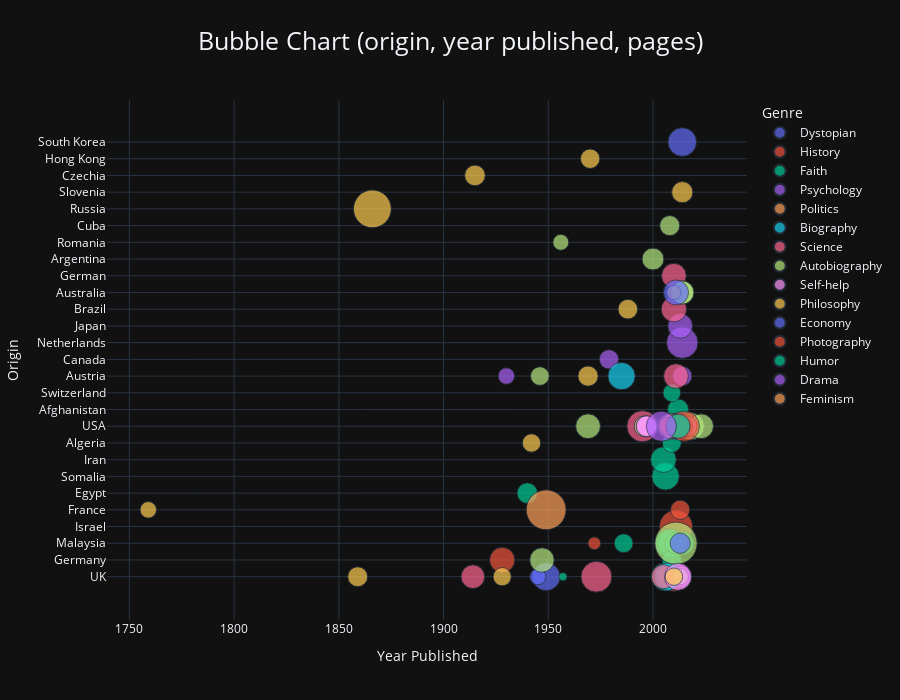

Notebook code cell kept with this figure:
### Code cell
#Bubble chart
fig = px.scatter(
    books, 
    x='Year Published', 
    y='Origin', color='Genre', size='Pages', title='Bubble Chart (origin, year published, pages)', 
    hover_data={'Title':True, 'Author':True},
    size_max=30,
    template='plotly_dark'
)

#Update layout
fig.update_layout(
    title_x=0.5,
    title_font_size=25,
    height=700
)

fig.write_html("./charts/bubble_chart.html")

fig.show()

### Figure 1 — Plotly figure (JSON) as saved in the notebook; plotly's stock layout.template omitted (floating-point values rounded to 4 significant figures)
{"data": [{"customdata": [["1984", "George Orwell"], ["Animal Farm", "George Orwell"]], "hovertemplate": "Genre=Dystopian<br>Year Published=%{x}<br>Origin=%{y}<br>Pages=%{marker.size}<br>Title=%{customdata[0]}<br>Author=%{customdata[1]}<extra></extra>", "legendgroup": "Dystopian", "marker": {"color": "#636efa", "size": [368, 122], "sizemode": "area", "sizeref": 0.9367, "symbol": "circle"}, "mode": "markers", "name": "Dystopian", "orientation": "h", "showlegend": true, "type": "scatter", "x": [1949, 1945], "xaxis": "x", "y": ["UK", "UK"], "yaxis": "y"}, {"customdata": [["100 Headlines That Changed the World", "James Maloney"], ["A Brief History of How the Industrial Revolution Changed the World", "Thomas Crump"], ["All Quiet on the Western Front", "Erich Maria Remarque"], ["Evolution the Human Story", "Alice Roberts"], ["I Used to Know That: World History", "Emma Marriott"], ["Islam dalam Sejarah dan Kebudayaan Melayu", "Syed Muhammad Naquib al-Attas"], ["Sapiens: A Brief History of Humankind", "Yuval Noah Harari"], ["The Museum of Scandals: Art that Shocked the World", "Elea Baucheron"]], "hovertemplate": "Genre=History<br>Year Published=%{x}<br>Origin=%{y}<br>Pages=%{marker.size}<br>Title=%{customdata[0]}<br>Author=%{customdata[1]}<extra></extra>", "legendgroup": "History", "marker": {"color": "#EF553B", "size": [309, 400, 300, 256, 176, 76, 512, 176], "sizemode": "area", "sizeref": 0.9367, "symbol": "circle"}, "mode": "markers", "name": "History", "orientation": "h", "showlegend": true, "type": "scatter", "x": [2012, 2010, 1928, 2012, 2010, 1972, 2011, 2013], "xaxis": "x", "y": ["UK", "UK", "Germany", "UK", "UK", "Malaysia", "Israel", "France"], "yaxis": "y"}, {"customdata": [["20 Principles", "Hassan Al Banna"], ["30-Second Religion", "Russell Re Manning"], ["Agnosticism", "Robin Le Poidevin"], ["ANTITHESIS", "Benz Ali"], ["God Is Not Great", "Christopher Hitchens"], ["Hadith: A Re-evaluation", "Kassim Ahmad"], ["Infidel", "Ayaan Hirsi Ali"], ["Mencari Jalan Pulang", "Kassim Ahmad"], ["Mengemudi Bahtera Perubahan Minda", "Mohd Asri Zainul Abidin"], ["No god but God", "Reza Aslan"], ["Questioning the Veil: Open Letters to Muslim Women", "Marnia Lazreg"], ["Religion Without God", "Ronald Dworkin"], ["Rumi's Little Book of Life", "Rumi "], ["The Atheist's Bible", "Joan Konner"], ["The God Delusion", "Richard Dawkins"], ["Theology of Tariq Ramadan", "Gregory Baum"], ["Travelog Minda Tajdid: Catatan Perjalanan Dari Tanah Barat", "Mohd Asri Zainul Abidin"], ["What I Believe", "Tariq Ramadan"], ["Why I am not a Christian", "Bertrand Russell"]], "hovertemplate": "Genre=Faith<br>Year Published=%{x}<br>Origin=%{y}<br>Pages=%{marker.size}<br>Title=%{customdata[0]}<br>Author=%{customdata[1]}<extra></extra>", "legendgroup": "Faith", "marker": {"color": "#00cc96", "size": [200, 160, 144, 253, 307, 166, 353, 243, 400, 310, 168, 192, 211, 208, 374, 178, 224, 148, 31], "sizemode": "area", "sizeref": 0.9367, "symbol": "circle"}, "mode": "markers", "name": "Faith", "orientation": "h", "showlegend": true, "type": "scatter", "x": [1940, 2011, 2010, 2014, 2007, 1986, 2006, 2008, 2008, 2005, 2009, 2013, 2012, 2007, 2006, 2009, 2011, 2009, 1957], "xaxis": "x", "y": ["Egypt", "UK", "UK", "Malaysia", "UK", "Malaysia", "Somalia", "Malaysia", "Malaysia", "Iran", "Algeria", "USA", "Afghanistan", "USA", "UK", "Germany", "Malaysia", "Switzerland", "UK"], "yaxis": "y"}, {"customdata": [["30-Second Psychology ", "Christian Jarrett"], ["Adult Children of Emotionally Immature Parents", "Lindsay C. Gibson"], ["Civilization and Its Discontents", "Sigmund Freud"], ["Freud for Beginners", "Richard Appignanesi"], ["Freud Verbatim", "Sigmund Freud"], ["Freudian Slips", "Joel Levy"], ["Life Lessons From Freud", "Brett Kahr"], ["Quiet", "Susan Cain"], ["The Body Keeps the Score ", "Bessel van der Kolk"], ["The Courage to Be Disliked ", "Ichiro Kishimi"], ["The Examined Life", "Stephen Grosz"], ["The Moral Molecule", "Paul J. Zak"]], "hovertemplate": "Genre=Psychology<br>Year Published=%{x}<br>Origin=%{y}<br>Pages=%{marker.size}<br>Title=%{customdata[0]}<br>Author=%{customdata[1]}<extra></extra>", "legendgroup": "Psychology", "marker": {"color": "#ab63fa", "size": [160, 216, 127, 176, 176, 224, 118, 333, 464, 288, 240, 256], "sizemode": "area", "sizeref": 0.9367, "symbol": "circle"}, "mode": "markers", "name": "Psychology", "orientation": "h", "showlegend": true, "type": "scatter", "x": [2011, 2015, 1930, 1979, 2014, 2013, 2013, 2012, 2014, 2013, 2012, 2012], "xaxis": "x", "y": ["UK", "USA", "Austria", "Canada", "Austria", "UK", "UK", "USA", "Netherlands", "Japan", "USA", "USA"], "yaxis": "y"}, {"customdata": [["50 Political Ideas You Really Need to Know", "Ben Dupre"]], "hovertemplate": "Genre=Politics<br>Year Published=%{x}<br>Origin=%{y}<br>Pages=%{marker.size}<br>Title=%{customdata[0]}<br>Author=%{customdata[1]}<extra></extra>", "legendgroup": "Politics", "marker": {"color": "#FFA15A", "size": [208], "sizemode": "area", "sizeref": 0.9367, "symbol": "circle"}, "mode": "markers", "name": "Politics", "orientation": "h", "showlegend": true, "type": "scatter", "x": [2007], "xaxis": "x", "y": ["UK"], "yaxis": "y"}, {"customdata": [["A Brief Guide to Charles Darwin, His Life and Times", "Cyril Aydon"], ["Sigmund Freud", "Ernst Freud"]], "hovertemplate": "Genre=Biography<br>Year Published=%{x}<br>Origin=%{y}<br>Pages=%{marker.size}<br>Title=%{customdata[0]}<br>Author=%{customdata[1]}<extra></extra>", "legendgroup": "Biography", "marker": {"color": "#19d3f3", "size": [352, 350], "sizemode": "area", "sizeref": 0.9367, "symbol": "circle"}, "mode": "markers", "name": "Biography", "orientation": "h", "showlegend": true, "type": "scatter", "x": [2007, 1985], "xaxis": "x", "y": ["UK", "Austria"], "yaxis": "y"}, {"customdata": [["A Brief History of the Universe", "J.P.  McEvoy"], ["A Tear at the Edge of Creation", "Marcelo Gleiser"], ["A Universe from Nothing", "Lawrence M. Krauss"], ["Conversations on Consciousness", "Susan Blackmore"], ["Supercooperators", "M.A. Nowak"], ["The Ascent of Man", "Jacob Bronowski"], ["The Demon-Haunted World: Science as a Candle in the Dark", "Carl Sagan"], ["The Story of Evolution.", "Joseph McCabe"], ["The Science of Sin: The Psychology of the Seven Deadlies ", "Simon M. Laham"], ["We Are All Stardust", "Stefan Klein"], ["Why Evolution Is True", "Jerry A. Coyne"]], "hovertemplate": "Genre=Science<br>Year Published=%{x}<br>Origin=%{y}<br>Pages=%{marker.size}<br>Title=%{customdata[0]}<br>Author=%{customdata[1]}<extra></extra>", "legendgroup": "Science", "marker": {"color": "#FF6692", "size": [317, 304, 204, 274, 288, 448, 459, 264, 224, 288, 282], "sizemode": "area", "sizeref": 0.9367, "symbol": "circle"}, "mode": "markers", "name": "Science", "orientation": "h", "showlegend": true, "type": "scatter", "x": [2009, 2010, 2012, 2005, 2011, 1973, 1995, 1914, 2012, 2010, 2008], "xaxis": "x", "y": ["USA", "Brazil", "USA", "UK", "Austria", "UK", "USA", "UK", "Australia", "German", "USA"], "yaxis": "y"}, {"customdata": [["A Doctor in the House", "Mahathir Mohamad"], ["Educated", "Tara Westover"], ["I Know Why the Caged Bird Sings", "Maya Angelou"], ["Insatiable", "Asa Akira"], ["Into the Wild", "Jon Krakauer"], ["Latin America Diaries", "Ernesto Che Guevara"], ["Love Without Limits", "Nick Vujicic"], ["Man's Search for Meaning", "Viktor E. Frankl"], ["My Brief History", "Stephen Hawking"], ["Night ", "Elie Wiesel"], ["Remembering Che: My Life with Che Guevara", "Aleida March"], ["Shy: A Memoir", "Sian Prior"], ["The Diary of a Young Girl", "Anne Frank"], ["The Woman in Me", "Britney Spears"]], "hovertemplate": "Genre=Autobiography<br>Year Published=%{x}<br>Origin=%{y}<br>Pages=%{marker.size}<br>Title=%{customdata[0]}<br>Author=%{customdata[1]}<extra></extra>", "legendgroup": "Autobiography", "marker": {"color": "#B6E880", "size": [843, 352, 289, 256, 203, 226, 256, 165, 126, 120, 190, 252, 283, 288], "sizemode": "area", "sizeref": 0.9367, "symbol": "circle"}, "mode": "markers", "name": "Autobiography", "orientation": "h", "showlegend": true, "type": "scatter", "x": [2011, 2018, 1969, 2014, 1996, 2000, 2014, 1946, 2013, 1956, 2008, 2014, 1947, 2023], "xaxis": "x", "y": ["Malaysia", "USA", "USA", "USA", "USA", "Argentina", "Australia", "Austria", "UK", "Romania", "Cuba", "Australia", "Germany", "USA"], "yaxis": "y"}, {"customdata": [["Before I Die", "Candy Chang"], ["F**K It Therapy", "John C. Parkin"], ["Rich Dad, Poor Dad", "Robert T. Kiyosaki"], ["The Subtle Art of Not Giving a F*ck", "Mark Manson"], ["Tuesdays with Morrie", "Mitch Albom"]], "hovertemplate": "Genre=Self-help<br>Year Published=%{x}<br>Origin=%{y}<br>Pages=%{marker.size}<br>Title=%{customdata[0]}<br>Author=%{customdata[1]}<extra></extra>", "legendgroup": "Self-help", "marker": {"color": "#FF97FF", "size": [272, 348, 195, 212, 210], "sizemode": "area", "sizeref": 0.9367, "symbol": "circle"}, "mode": "markers", "name": "Self-help", "orientation": "h", "showlegend": true, "type": "scatter", "x": [2013, 2012, 1997, 2016, 1997], "xaxis": "x", "y": ["USA", "UK", "USA", "USA", "USA"], "yaxis": "y"}, {"customdata": [["Candide", "Voltaire"], ["Civilization", "Clive  Bell"], ["Crime and Punishment", "Fyodor Dostoevsky"], ["Event", "Slavoj Zizek"], ["Free Will", "Sam Harris"], ["If You Can Read This", "Jack Bowen"], ["On Beauty", "Susan  Johnson"], ["On Certainty", "Ludwig Wittgenstein"], ["On Liberty", "John Stuart Mill"], ["Philosophy 101", "Paul Kleinman"], ["The Alchemist", "Paulo Coelho"], ["The Big Questions", "Steven E. Landsburg"], ["The Metamorphosis", "Franz Kafka"], ["The Stranger", "Albert Camus"], ["The Trolley Problem", "Thomas Cathcart"], ["Wittgenstein's Conception of Philosophy", "K.T. Fann"], ["Would You Eat Your Cat? ", "Jeremy Stangroom"]], "hovertemplate": "Genre=Philosophy<br>Year Published=%{x}<br>Origin=%{y}<br>Pages=%{marker.size}<br>Title=%{customdata[0]}<br>Author=%{customdata[1]}<extra></extra>", "legendgroup": "Philosophy", "marker": {"color": "#FECB52", "size": [129, 157, 671, 212, 96, 240, 96, 194, 187, 288, 182, 288, 201, 159, 144, 178, 144], "sizemode": "area", "sizeref": 0.9367, "symbol": "circle"}, "mode": "markers", "name": "Philosophy", "orientation": "h", "showlegend": true, "type": "scatter", "x": [1759, 1928, 1866, 2014, 2012, 2010, 2010, 1969, 1859, 2013, 1988, 2009, 1915, 1942, 2013, 1970, 2010], "xaxis": "x", "y": ["France", "UK", "Russia", "Slovenia", "USA", "USA", "Australia", "Austria", "UK", "USA", "Brazil", "USA", "Czechia", "Algeria", "USA", "Hong Kong", "UK"], "yaxis": "y"}, {"customdata": [["Double Entry", "Jane Gleeson-White"], ["Economics: The User's Guide", "Ha-Joon Chang"], ["Economix: How and Why Our Economy Works", "Michael    Goodwin"], ["Rich Malaysia, Poor Malaysians", "Anas Alam Faizli"]], "hovertemplate": "Genre=Economy<br>Year Published=%{x}<br>Origin=%{y}<br>Pages=%{marker.size}<br>Title=%{customdata[0]}<br>Author=%{customdata[1]}<extra></extra>", "legendgroup": "Economy", "marker": {"color": "#636efa", "size": [294, 384, 304, 193], "sizemode": "area", "sizeref": 0.9367, "symbol": "circle"}, "mode": "markers", "name": "Economy", "orientation": "h", "showlegend": true, "type": "scatter", "x": [2011, 2014, 2012, 2013], "xaxis": "x", "y": ["Australia", "South Korea", "USA", "Malaysia"], "yaxis": "y"}, {"customdata": [["Humans of New York: Stories", "Brandon Stanton"], ["In the Shadow of Mountains", "Steve McCurry"]], "hovertemplate": "Genre=Photography<br>Year Published=%{x}<br>Origin=%{y}<br>Pages=%{marker.size}<br>Title=%{customdata[0]}<br>Author=%{customdata[1]}<extra></extra>", "legendgroup": "Photography", "marker": {"color": "#EF553B", "size": [428, 152], "sizemode": "area", "sizeref": 0.9367, "symbol": "circle"}, "mode": "markers", "name": "Photography", "orientation": "h", "showlegend": true, "type": "scatter", "x": [2015, 2007], "xaxis": "x", "y": ["USA", "USA"], "yaxis": "y"}, {"customdata": [["Humblebrag: The Art of False Modesty", "Harris Wittels"]], "hovertemplate": "Genre=Humor<br>Year Published=%{x}<br>Origin=%{y}<br>Pages=%{marker.size}<br>Title=%{customdata[0]}<br>Author=%{customdata[1]}<extra></extra>", "legendgroup": "Humor", "marker": {"color": "#00cc96", "size": [272], "sizemode": "area", "sizeref": 0.9367, "symbol": "circle"}, "mode": "markers", "name": "Humor", "orientation": "h", "showlegend": true, "type": "scatter", "x": [2012], "xaxis": "x", "y": ["USA"], "yaxis": "y"}, {"customdata": [["My Sister's Keeper", "Jodi Picoult"]], "hovertemplate": "Genre=Drama<br>Year Published=%{x}<br>Origin=%{y}<br>Pages=%{marker.size}<br>Title=%{customdata[0]}<br>Author=%{customdata[1]}<extra></extra>", "legendgroup": "Drama", "marker": {"color": "#ab63fa", "size": [423], "sizemode": "area", "sizeref": 0.9367, "symbol": "circle"}, "mode": "markers", "name": "Drama", "orientation": "h", "showlegend": true, "type": "scatter", "x": [2004], "xaxis": "x", "y": ["USA"], "yaxis": "y"}, {"customdata": [["The Second Sex", "Simone de Beauvoir"]], "hovertemplate": "Genre=Feminism<br>Year Published=%{x}<br>Origin=%{y}<br>Pages=%{marker.size}<br>Title=%{customdata[0]}<br>Author=%{customdata[1]}<extra></extra>", "legendgroup": "Feminism", "marker": {"color": "#FFA15A", "size": [746], "sizemode": "area", "sizeref": 0.9367, "symbol": "circle"}, "mode": "markers", "name": "Feminism", "orientation": "h", "showlegend": true, "type": "scatter", "x": [1949], "xaxis": "x", "y": ["France"], "yaxis": "y"}], "layout": {"height": 700, "legend": {"itemsizing": "constant", "title": {"text": "Genre"}, "tracegroupgap": 0}, "title": {"font": {"size": 25}, "text": "Bubble Chart (origin, year published, pages)", "x": 0.5}, "xaxis": {"anchor": "y", "domain": [0, 1], "title": {"text": "Year Published"}}, "yaxis": {"anchor": "x", "domain": [0, 1], "title": {"text": "Origin"}}}}
